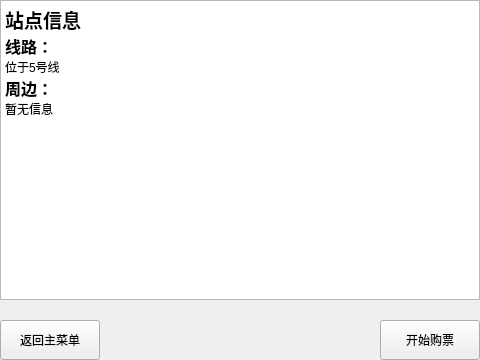
<?xml version="1.0" encoding="UTF-8"?>
<ui version="4.0">
 <class>univerCity</class>
 <widget class="QWidget" name="univerCity">
  <property name="geometry">
   <rect>
    <x>0</x>
    <y>0</y>
    <width>480</width>
    <height>360</height>
   </rect>
  </property>
  <property name="windowTitle">
   <string>Form</string>
  </property>
  <widget class="QPushButton" name="backMainBtn">
   <property name="geometry">
    <rect>
     <x>0</x>
     <y>320</y>
     <width>100</width>
     <height>40</height>
    </rect>
   </property>
   <property name="text">
    <string>返回主菜单</string>
   </property>
  </widget>
  <widget class="QPushButton" name="startBtn">
   <property name="geometry">
    <rect>
     <x>380</x>
     <y>320</y>
     <width>100</width>
     <height>40</height>
    </rect>
   </property>
   <property name="text">
    <string>开始购票</string>
   </property>
  </widget>
  <widget class="QTextBrowser" name="textBrowser">
   <property name="geometry">
    <rect>
     <x>0</x>
     <y>0</y>
     <width>480</width>
     <height>300</height>
    </rect>
   </property>
   <property name="html">
    <string>&lt;!DOCTYPE HTML PUBLIC &quot;-//W3C//DTD HTML 4.0//EN&quot; &quot;http://www.w3.org/TR/REC-html40/strict.dtd&quot;&gt;
&lt;html&gt;&lt;head&gt;&lt;meta name=&quot;qrichtext&quot; content=&quot;1&quot; /&gt;&lt;style type=&quot;text/css&quot;&gt;
p, li { white-space: pre-wrap; }
&lt;/style&gt;&lt;/head&gt;&lt;body style=&quot; font-family:'SimSun'; font-size:9pt; font-weight:400; font-style:normal;&quot;&gt;
&lt;p style=&quot; margin-top:0px; margin-bottom:0px; margin-left:0px; margin-right:0px; -qt-block-indent:0; text-indent:0px;&quot;&gt;&lt;span style=&quot; font-size:14pt; font-weight:600;&quot;&gt;站点信息&lt;/span&gt;&lt;/p&gt;
&lt;p style=&quot; margin-top:0px; margin-bottom:0px; margin-left:0px; margin-right:0px; -qt-block-indent:0; text-indent:0px;&quot;&gt;&lt;span style=&quot; font-size:12pt; font-weight:600;&quot;&gt;线路：&lt;/span&gt;&lt;/p&gt;
&lt;p style=&quot; margin-top:0px; margin-bottom:0px; margin-left:0px; margin-right:0px; -qt-block-indent:0; text-indent:0px;&quot;&gt;位于5号线&lt;/p&gt;
&lt;p style=&quot; margin-top:0px; margin-bottom:0px; margin-left:0px; margin-right:0px; -qt-block-indent:0; text-indent:0px;&quot;&gt;&lt;span style=&quot; font-size:12pt; font-weight:600;&quot;&gt;周边：&lt;/span&gt;&lt;/p&gt;
&lt;p style=&quot; margin-top:0px; margin-bottom:0px; margin-left:0px; margin-right:0px; -qt-block-indent:0; text-indent:0px;&quot;&gt;暂无信息&lt;/p&gt;&lt;/body&gt;&lt;/html&gt;</string>
   </property>
  </widget>
 </widget>
 <resources/>
 <connections/>
</ui>
